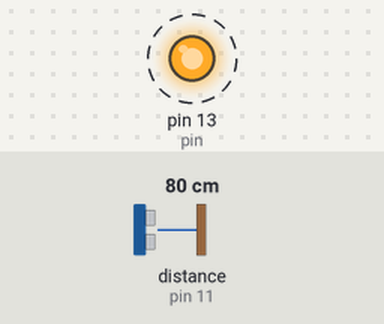
The program below on a simulated Arduino Uno, built with avr-gcc and run on an emulated ATmega328P. On the bench: output pins drawn as LEDs (lit = HIGH). Wiring (inferred from the names in the program): ultrasonic range finder: trigger pin 12; echo pin 11. Dashed ring = blinking. The inputs (shaded band) are chosen by the test bench; at power-on: distance to the obstacle (sensor on pin 11) 80 cm. The echo pulse lasts 58.3 µs per cm; pins used as bus, display or sensor lines are not drawn; what the program prints to the serial monitor is not drawn.

Above: at 0.2 s.
Timing chart, 0 to 3.0 s (numbered marks = the images above):
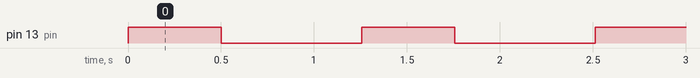

The program:

main.cpp
```cpp
#include <Arduino.h>

#define PIN_TRIG 12
#define PIN_ECHO 11

long duration, cm;

int pin = 13;
int delayTime = 500;

void setup() {

  // Инициализируем взаимодействие по последовательному порту

  Serial.begin (9600);
  //Определяем вводы и выводы
  pinMode(PIN_TRIG, OUTPUT);
  pinMode(PIN_ECHO, INPUT);
  pinMode(pin, OUTPUT);
}

void blink(int pin, int delayTime) {
  digitalWrite(pin, HIGH);   // Включаем светодиод в высоком напряжении
  delay(delayTime);              // ждём пол-секунды
  digitalWrite(pin, LOW);    // Отключаем светодиот
  delay(delayTime);              // ждём пол-секунды
}

void loop() {

  blink(pin, delayTime);

  // Сначала генерируем короткий импульс длительностью 2-5 микросекунд.

  digitalWrite(PIN_TRIG, LOW);
  delayMicroseconds(5);
  digitalWrite(PIN_TRIG, HIGH);

  // Выставив высокий уровень сигнала, ждем около 10 микросекунд. В этот момент датчик будет посылать сигналы.
  delayMicroseconds(10);
  digitalWrite(PIN_TRIG, LOW);

  //  Время задержки акустического сигнала на эхолокаторе.
  duration = pulseIn(PIN_ECHO, HIGH);

  // Теперь осталось преобразовать время в расстояние
  cm = (duration / 2) / 29.1;

  Serial.print("Расстояние до объекта: ");
  Serial.print(cm);
  Serial.println(" см.");

  // Задержка между измерениями для корректной работы скеча
  delay(250);
}
```

Measured:
- by itself, pin 13 (pin): alternates HIGH for 0.50 s and LOW for 0.76 s
